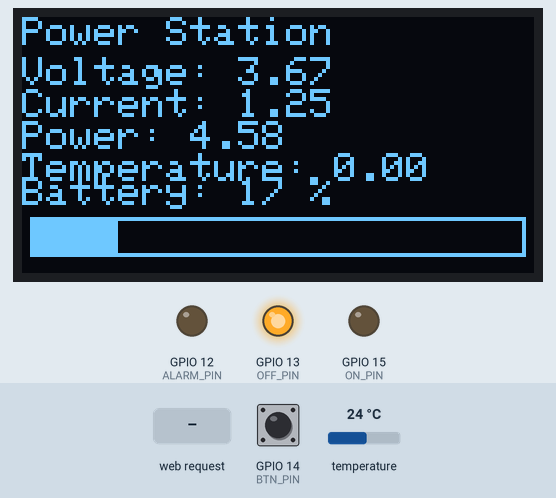
A program run on a simulated ESP8266 (NodeMCU). On the bench: 128×64 one-colour display, output pins drawn as LEDs (lit = HIGH). The inputs (shaded band) are chosen by the test bench; at power-on: temperature 24 °C, GPIO 14 (BTN_PIN) HIGH. WiFi joins after 1.5 s; servers stay silent unless stated; random numbers use the default seed unless the program sets one; no MQTT or app messages arrive unless stated; what the program prints to the serial monitor is not drawn.

Above: at 4.7 s.
4.8 s: temperature set to 39.6 °C
At 10.0 s:
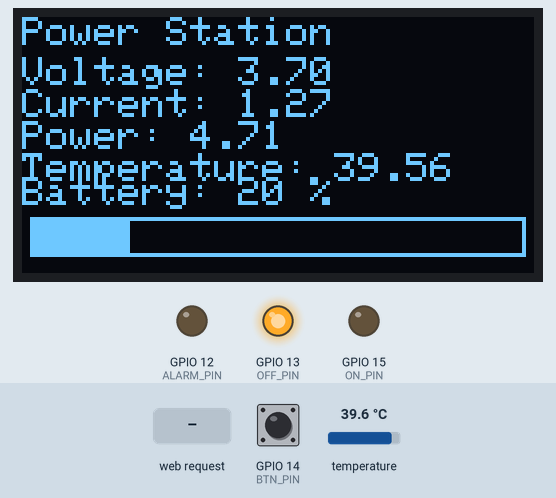
12.9 s: temperature set to 40.8 °C
At 14.5 s:
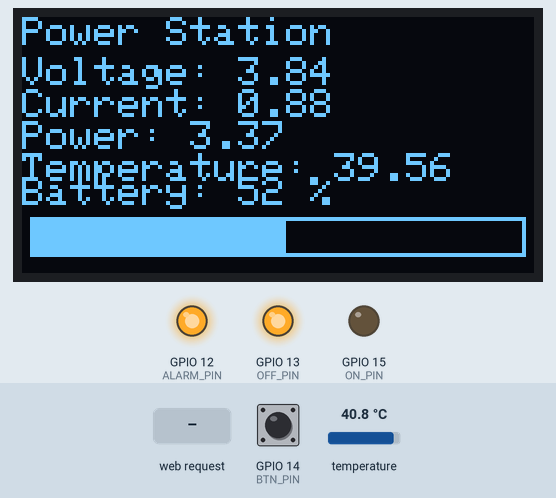
20.6 s: HTTP request GET /toggle received
At 25.7 s:
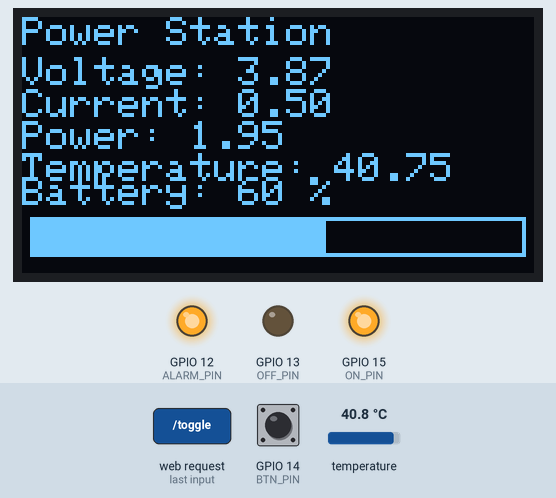
28.7 s: temperature set to 12 °C
At 33.5 s:
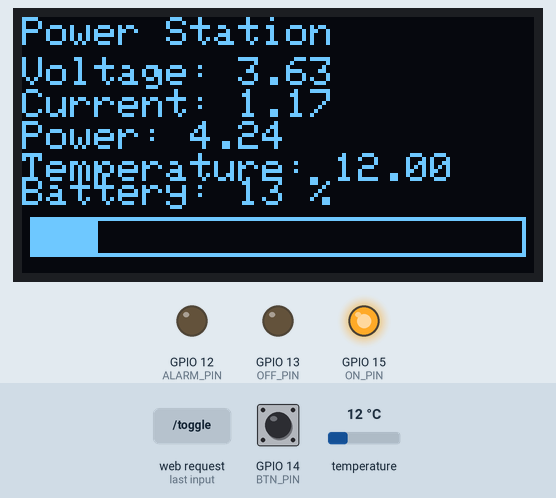
Timing chart, 0 to 35.0 s (numbered marks = the images above; inputs shaded):
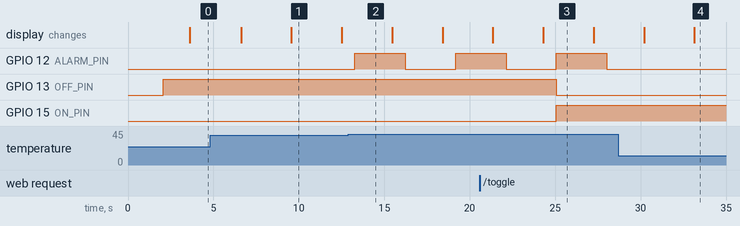

The program:

main.cpp
```cpp
#include <Arduino.h>

#include <Wire.h>
#include "powerSensor.h"
#include "oled.h"
#include "tempSensor.h"
#include "logic.h"
#include "mqtt.h"
#include "web.h"

void setup()
{
  Serial.begin(115200);
  ina226_init(I2C_ADDRESS);
  Wire.begin();
  oled_init();
  ds18b20_init();
  setup_logic();
  setup_mqtt();
  setup_web();
}

void loop()
{
  ina226_read();
  oledPrint();
  read_temperature();
  loop_logic();
  loop_mqtt();
  web_loop();

  delay(1000);
}
```

indexHtml.h
```cpp
#ifndef INDEXHTML_H
#define INDEXHTML_H

const char index_html[] = R"rawliteral(
<!doctype html>
<html lang="uk">
<head>
  <meta charset="utf-8">
  <meta name="viewport" content="width=device-width,initial-scale=1">
  <title>SCADA Lab3 — Control</title>
  <style>
    body{font-family:Arial,Helvetica,sans-serif;margin:12px;color:#222}
    .row{display:flex;gap:12px;align-items:center;margin:8px 0}
    .card{border:1px solid #ddd;padding:12px;border-radius:6px}
    .led{width:18px;height:18px;border-radius:50%;display:inline-block;margin-right:6px;vertical-align:middle}
    .led.off{background:#333}
    .led.on{background:#0c0}
    .led.alarm{background:#c00}
    label{min-width:110px;display:inline-block}
    input[type=number]{width:110px}
    button{padding:6px 10px}
    pre{background:#f6f6f6;padding:8px;border-radius:6px}
  </style>
</head>
<body>
  <h2>SCADA Lab3 — Web Interface</h2>
  <div class="row card">
    <div>
      <div><strong>Measurements</strong></div>
      <div id="meas">
        <div>Temperature: <span id="temperature">--</span> °C</div>
        <div>Voltage: <span id="voltage">--</span> V</div>
        <div>Current: <span id="current">--</span> mA</div>
        <div>Power: <span id="power">--</span> mW</div>
        <div>Battery: <span id="battery">--</span> %</div>
      </div>
    </div>
    <div style="margin-left:20px">
      <div><strong>LEDs / Status</strong></div>
      <div class="row"><span id="led-on" class="led off"></span> ON</div>
      <div class="row"><span id="led-off" class="led off"></span> OFF</div>
      <div class="row"><span id="led-alarm" class="led off"></span> ALARM</div>
      <div class="row" style="margin-top:8px"><label>Station</label><button id="btn-toggle">Toggle ON/OFF</button></div>
    </div>
  </div>

  <div class="card" style="margin-top:12px">
    <div><strong>Alarm thresholds</strong></div>
    <div class="row"><label>Battery % &lt; </label><input id="th-batt" type="number" min="0" max="100"></div>
    <div class="row"><label>Voltage &gt; </label><input id="th-volt" type="number" step="0.01"></div>
    <div class="row"><label>Current &gt; </label><input id="th-curr" type="number" step="0.1"></div>
    <div class="row"><button id="btn-save">Save thresholds</button><span id="save-res" style="margin-left:8px"></span></div>
  </div>

  <div class="card" style="margin-top:12px">
    <div><strong>Raw status</strong></div>
    <pre id="raw">--</pre>
  </div>

<script>
async function fetchStatus(){
  try{
    const r = await fetch('/status');
    const j = await r.json();
    document.getElementById('temperature').textContent = j.temperature.toFixed(2);
    document.getElementById('voltage').textContent = j.voltage.toFixed(2);
    document.getElementById('current').textContent = j.current.toFixed(2);
    document.getElementById('power').textContent = j.power.toFixed(2);
    document.getElementById('battery').textContent = j.battery;

    // LEDs
    setLed('led-on', j.onLed);
    setLed('led-off', j.offLed);
    setLed('led-alarm', j.alarmLed);

    document.getElementById('raw').textContent = JSON.stringify(j, null, 2);

    // thresholds
    document.getElementById('th-batt').value = j.thresholds.battery;
    document.getElementById('th-volt').value = j.thresholds.voltage;
    document.getElementById('th-curr').value = j.thresholds.current;

  }catch(e){ console.log('err',e); }
}

function setLed(id, state){
  const el = document.getElementById(id);
  if(state){
    if(id==='led-alarm') el.className='led alarm'; else el.className='led on';
  } else { el.className='led off'; }
}

document.getElementById('btn-toggle').addEventListener('click', async ()=>{
  await fetch('/toggle');
  setTimeout(fetchStatus,200);
});

document.getElementById('btn-save').addEventListener('click', async ()=>{
  const b = document.getElementById('th-batt').value;
  const v = document.getElementById('th-volt').value;
  const c = document.getElementById('th-curr').value;
  const body = new URLSearchParams();
  body.append('battery', b);
  body.append('voltage', v);
  body.append('current', c);
  const res = await fetch('/settings', {method:'POST', body});
  const txt = await res.text();
  document.getElementById('save-res').textContent = txt;
  setTimeout(()=>document.getElementById('save-res').textContent='',2000);
});

// Real-time updates via Server-Sent Events
if (typeof EventSource !== 'undefined') {
  const es = new EventSource('/events');
  es.onmessage = function(e) {
    try{
      const j = JSON.parse(e.data);
      document.getElementById('temperature').textContent = j.temperature.toFixed(2);
      document.getElementById('voltage').textContent = j.voltage.toFixed(2);
      document.getElementById('current').textContent = j.current.toFixed(2);
      document.getElementById('power').textContent = j.power.toFixed(2);
      document.getElementById('battery').textContent = j.battery;
      setLed('led-on', j.onLed);
      setLed('led-off', j.offLed);
      setLed('led-alarm', j.alarmLed);
      document.getElementById('raw').textContent = JSON.stringify(j, null, 2);
      document.getElementById('th-batt').value = j.thresholds.battery;
      document.getElementById('th-volt').value = j.thresholds.voltage;
      document.getElementById('th-curr').value = j.thresholds.current;
    }catch(err){ console.log(err); }
  };
  es.onerror = function(){ console.log('SSE error'); };
} else {
  // fallback to polling
  fetchStatus();
  setInterval(fetchStatus, 2000);
}
</script>
</body>
</html>
)rawliteral";

#endif
```

logic.h
```cpp
#ifndef LOGIC_H
#define LOGIC_H
#include <Arduino.h>
#include "powerSensor.h"
#include "tempSensor.h"

#define BTN_PIN 14
#define ON_PIN 15
#define OFF_PIN 13
#define ALARM_PIN 12

// Timing and state constants (replace magic numbers)
const unsigned long DEBOUNCE_DELAY_MS = 50;        // ms for button debounce
const unsigned long ALARM_BLINK_INTERVAL_MS = 500; // ms interval for alarm blinking
const unsigned long LOGIC_LOOP_DELAY_MS = 150;     // ms delay at end of logic loop

// Button active/released states (INPUT_PULLUP wiring)
const int BTN_ACTIVE_STATE = LOW;
const int BTN_RELEASED_STATE = HIGH;

// Alarm logic thresholds (extract magic numbers here)
// Alarm logic thresholds (configurable at runtime)
uint8_t alarmBatteryPercent = 10;   // if batteryLevel < this → alarm
float alarmVoltageV = 4.2;         // voltage threshold in volts
float alarmCurrentmA = 1000.0;     // current threshold in milliamps
float alarmTempC = 40.0;           // temperature threshold in °C

bool alarm = false;

void setup_logic()
{
    pinMode(BTN_PIN, INPUT_PULLUP);
    pinMode(ON_PIN, OUTPUT);
    pinMode(OFF_PIN, OUTPUT);
    pinMode(ALARM_PIN, OUTPUT);

    digitalWrite(ON_PIN, LOW);
    digitalWrite(OFF_PIN, HIGH);
    digitalWrite(ALARM_PIN, LOW);

    Serial.println("[LOGIC] Setup complete");
}

bool stationOn = false;
int lastReading = BTN_RELEASED_STATE;
int stableState = BTN_RELEASED_STATE;
unsigned long lastDebounceTime = 0;
const unsigned long debounceDelay = DEBOUNCE_DELAY_MS;

// Допоміжна змінна для виявлення перехідного фронту (HIGH -> LOW)
int prevStableState = HIGH;
// Кнопка "застреленa" після натискання, поки не відпущена
bool buttonArmed = true;

unsigned long alarmBlinkLast = 0;
bool alarmLedState = false;

void loop_logic()
{
    int reading = digitalRead(BTN_PIN);

    // Якщо стан змінився - перезапускаємо debounce таймер
    if (reading != lastReading)
    {
        lastDebounceTime = millis();
    }

    // Якщо стабільний новий стан довше ніж debounceDelay
    if ((millis() - lastDebounceTime) > debounceDelay)
    {
        if (reading != stableState)
        {
            stableState = reading;

            // Переключаємо лише на чистому переході RELEASED -> ACTIVE і тільки якщо кнопка "застрелена" (re-armed)
            if (stableState == BTN_ACTIVE_STATE && prevStableState == BTN_RELEASED_STATE && buttonArmed)
            {
                stationOn = !stationOn;
                buttonArmed = false; // чекаємо відпускання
                Serial.print("[BUTTON] Press detected -> Station state: ");
                Serial.println(stationOn ? "ON" : "OFF");
            }

            // Коли кнопка відпущена (RELEASED) — реармимо її для наступного натискання
            if (stableState == BTN_RELEASED_STATE)
            {
                buttonArmed = true;
            }

            prevStableState = stableState;
        }
    }

    lastReading = reading;

    // --- Керування станом ---
    if (stationOn)
    {
        digitalWrite(ON_PIN, HIGH);
        digitalWrite(OFF_PIN, LOW);
    }
    else
    {
        digitalWrite(ON_PIN, LOW);
        digitalWrite(OFF_PIN, HIGH);
    }

    // --- Логіка аварії ---
    alarm = false; // скидання перед перевірками
    if (batteryLevel < alarmBatteryPercent)
        alarm = true;
    if (voltage > alarmVoltageV && current > alarmCurrentmA)
        alarm = true;
    // temperature-based alarm
    if (temperatureC > alarmTempC)
        alarm = true;

    if (alarm)
    {
        unsigned long now = millis();
        if (now - alarmBlinkLast >= ALARM_BLINK_INTERVAL_MS)
        {
            alarmBlinkLast = now;
            alarmLedState = !alarmLedState;
            digitalWrite(ALARM_PIN, alarmLedState ? HIGH : LOW);
        }
    }
    else
    {
        alarmLedState = false;
        digitalWrite(ALARM_PIN, LOW);
    }

    // --- Статус логування ---
    Serial.print("[STATUS] BTN=");
    Serial.print(reading == LOW ? "PRESSED" : "RELEASED");
    Serial.print(" | ON_PIN=");
    Serial.print(digitalRead(ON_PIN));
    Serial.print(" | OFF_PIN=");
    Serial.print(digitalRead(OFF_PIN));
    Serial.print(" | ALARM_PIN=");
    Serial.println(digitalRead(ALARM_PIN));

    delay(LOGIC_LOOP_DELAY_MS);
}

#endif
```

mqtt.h
```cpp
#ifndef MQTT_H
#define MQTT_H

#include <Arduino.h>
#include <ESP8266WiFi.h>
#include <PubSubClient.h>
#include "logic.h"
#include "powerSensor.h"
#include "tempSensor.h"

// --- WiFi Settings ---
#define WIFI_SSID "Redmi Note 12 Pro"
#define WIFI_PASSWORD "12032006"

// #define WIFI_SSID "admin"
// #define WIFI_PASSWORD "domestos1216"

// --- MQTT Broker IP ---
#define MQTT_SERVER "192.168.10.216" // <-- IP твоєї Ubuntu машини
#define MQTT_PORT 1883

WiFiClient espClient;
PubSubClient client(espClient);
void mqtt_callback(char *topic, byte *payload, unsigned int length);

// --- WiFi setup ---
void setup_wifi()
{
    delay(10);
    Serial.println();
    Serial.print("[WIFI] Connecting to ");
    Serial.println(WIFI_SSID);

    WiFi.begin(WIFI_SSID, WIFI_PASSWORD);

    while (WiFi.status() != WL_CONNECTED)
    {
        delay(500);
        Serial.print(".");
    }

    Serial.println();
    Serial.println("[WIFI] Connected!");
    Serial.print("[WIFI] IP: ");
    Serial.println(WiFi.localIP());
}

// --- MQTT reconnect ---
void reconnect_mqtt()
{
    while (!client.connected())
    {
        Serial.print("[MQTT] Attempting connection...");
        if (client.connect("ESP8266_Client"))
        {
            Serial.println("connected!");
        }
        else
        {
            Serial.print("failed, rc=");
            Serial.print(client.state());
            Serial.println(" -> retry in 5s");
            delay(5000);
        }
    }
    client.subscribe("scada/lab3/cmd");
    Serial.println("[MQTT] Subscribed to scada/lab3/cmd");
}

// --- MQTT setup ---
void setup_mqtt()
{
    setup_wifi();
    client.setServer(MQTT_SERVER, MQTT_PORT);
    client.setCallback(mqtt_callback);

    Serial.println("[MQTT] Setup complete");
}

// --- MQTT loop ---
void loop_mqtt()
{
    if (!client.connected())
    {
        reconnect_mqtt();
    }
    client.loop();

    // Build JSON payload and publish to test topic
    const char *topic = "scada/lab3/test";

    // Use the alarm state computed by logic (loop_logic sets `alarm`)
    bool alarmFlag = alarm;

    String payload = "{";
    payload += "\"temperature\":" + String(temperatureC, 2) + ",";
    payload += "\"voltage\":" + String(voltage, 2) + ",";
    payload += "\"current\":" + String(current, 2) + ",";
    payload += "\"power\":" + String(power, 2) + ",";
    payload += "\"battery\":" + String(batteryLevel) + ",";
    payload += "\"alarm\":" + String(alarmFlag ? "true" : "false");
    payload += "}";

    client.publish(topic, payload.c_str());

    Serial.print("[MQTT] Published to ");
    Serial.print(topic);
    Serial.print(": ");
    Serial.println(payload);

    delay(1000);
}

void mqtt_callback(char *topic, byte *payload, unsigned int length)
{
    String msg;
    for (unsigned int i = 0; i < length; i++)
        msg += (char)payload[i];

    Serial.print("[MQTT] Message arrived: ");
    Serial.println(msg);

    // Примітивний JSON parse (достатньо для лаби)
    if (msg.indexOf("\"station\":true") >= 0)
    {
        stationOn = true;
        Serial.println("[MQTT] Station turned ON");
    }
    else if (msg.indexOf("\"station\":false") >= 0)
    {
        stationOn = false;
        Serial.println("[MQTT] Station turned OFF");
    }
}

#endif
```

oled.h
```cpp
#ifndef OLED_H
#define OLED_H

#include <Arduino.h>
#include <Adafruit_GFX.h>
#include <Adafruit_SSD1306.h>

#include "powerSensor.h"
#include "tempSensor.h"

#define SCREEN_WIDTH 128
#define SCREEN_HEIGHT 64

Adafruit_SSD1306 display(SCREEN_WIDTH, SCREEN_HEIGHT, &Wire, -1);

void oled_init()
{
    if (!display.begin(SSD1306_SWITCHCAPVCC, 0x3C))
    {
        Serial.println(F("SSD1306 allocation failed"));
        for (;;)
            ;
    }
    delay(2000);
    display.clearDisplay();

    display.setTextSize(1);
    display.setTextColor(WHITE);
    display.setCursor(0, 0);
    display.display();
}

void oledPrint()
{
    // update display with latest readings
    display.clearDisplay();
    display.setTextSize(1);
    display.setTextColor(WHITE);
    display.setCursor(0, 0);
    display.println("Power Station");

    display.setCursor(0, 10);
    display.print("Voltage: ");
    display.println(voltage, 2);

    display.print("Current: ");
    display.println(current, 2);

    display.print("Power: ");
    display.println(power, 2);

    display.print("Temperature: ");
    display.println(temperatureC, 2);

    // --- Battery progress bar (bottom of screen, below temperature) ---
    // Draw percentage label just above the bar
    int barMargin = 2;
    int barHeight = 10;
    int barX = barMargin;
    int barW = SCREEN_WIDTH - barMargin * 2;
    int barY = SCREEN_HEIGHT - barHeight - 4; // leave small bottom margin

    // Percentage text above the bar
    display.setCursor(0, barY - 10);
    display.print("Battery: ");
    display.print((int)batteryLevel);
    display.println(" %");

    // Draw border
    display.drawRect(barX, barY, barW, barHeight, WHITE);
    // Fill according to batteryLevel (0..100)
    int fillW = map((int)batteryLevel, 0, 100, 0, barW - 2);
    if (fillW > 0)
    {
        display.fillRect(barX + 1, barY + 1, fillW, barHeight - 2, WHITE);
    }

    display.display();
}

#endif
```

powerSensor.h
```cpp
#ifndef POWER_SENSOR_H
#define POWER_SENSOR_H

#include <Arduino.h>
#include <Wire.h>
#include <INA226_WE.h>
#define I2C_ADDRESS 0x40

INA226_WE ina226(I2C_ADDRESS);

float voltage = 0;
float current = 0;
float power = 0;
uint8_t batteryLevel = 0;

const float voltageTable[] = {
    4.20, 4.10, 4.00, 3.92, 3.87, 3.83, 3.79, 3.75, 3.70, 3.60, 3.50, 3.20};
const uint8_t percentTable[] = {
    100, 90, 80, 70, 60, 50, 40, 30, 20, 10, 5, 0};

void ina226_init(uint8_t address)
{
    Wire.begin();
    ina226.init();
    ina226.setResistorRange(0.1, 1.3);
    ina226.setCorrectionFactor(0.93);
    Serial.println("INA226 ready");
}

uint8_t voltageToPercent(float v)
{
    // Якщо напруга вище за 4.2В — 100%
    if (v >= voltageTable[0])
        return 100;
    // Якщо нижче за 3.2В — 0%
    if (v <= voltageTable[11])
        return 0;

    // Пошук діапазону
    for (int i = 0; i < 11; i++)
    {
        if (v <= voltageTable[i] && v > voltageTable[i + 1])
        {
            // Лінійна інтерполяція
            float x1 = voltageTable[i];
            float x2 = voltageTable[i + 1];
            float y1 = percentTable[i];
            float y2 = percentTable[i + 1];
            float percent = y1 + (v - x1) * (y2 - y1) / (x2 - x1);
            return constrain((int)percent, 0, 100);
        }
    }
    return 0;
}

// void ina226_read()
// {
//     ina226.readAndClearFlags();
//     voltage = ina226.getBusVoltage_V();
//     current = ina226.getCurrent_mA();
//     power = ina226.getBusPower();

//     // Обчислюємо рівень заряду батареї на основі напруги
//     batteryLevel = voltageToPercent(voltage);

//     Serial.print("U[V]=");
//     Serial.print(voltage);
//     Serial.print("  I[mA]=");
//     Serial.print(current);
//     Serial.print("  P[mW]=");
//     Serial.println(power);
//     Serial.print("  Battery[%]=");
//     Serial.println(batteryLevel);
// }

void ina226_read()
{
    // Генеруємо фейкові значення
    voltage = random(360, 420) / 100.0; // 3.60–4.20 V
    current = random(0, 2000) / 1000.0; // 0–2.000 A
    power = voltage * current;          // Вати (P = U * I)

    batteryLevel = voltageToPercent(voltage);

    Serial.print("FAKE U[V]=");
    Serial.print(voltage);
    Serial.print("  I[A]=");
    Serial.print(current);
    Serial.print("  P[W]=");
    Serial.println(power);
    Serial.print("  Battery[%]=");
    Serial.println(batteryLevel);
}

#endif
```

tempSensor.h
```cpp
#ifndef TEMP_SENSOR_H
#define TEMP_SENSOR_H
#include <Arduino.h>

#include <OneWire.h>
#include <DallasTemperature.h>

#define ONE_WIRE_BUS 0

float temperatureC = 0.0;

OneWire oneWire(ONE_WIRE_BUS);
DallasTemperature sensors(&oneWire);

void ds18b20_init()
{
    sensors.begin();
}

void read_temperature()
{
    sensors.requestTemperatures();

    temperatureC = sensors.getTempCByIndex(0);
    Serial.print("Celsius temperature: ");
    Serial.println(temperatureC);
}

#endif
```

Source omitted: web.h (4585 bytes)

Measured:
- the behaviour switches between 40 and 40.1 °C on temperature (found by bisection; images 1 and 2)
- after the input at 12.9 s, GPIO 12 (ALARM_PIN): LOW → HIGH after 0.38 s, → LOW 2.9 s later, → HIGH 2.9 s later
- after the input at 20.6 s, GPIO 13 (OFF_PIN): HIGH → LOW after 4.5 s; GPIO 15 (ON_PIN): LOW → HIGH after 4.5 s
- what the display in image 1 shows lasts 2.9 s, from 9.6 s to 12.5 s
